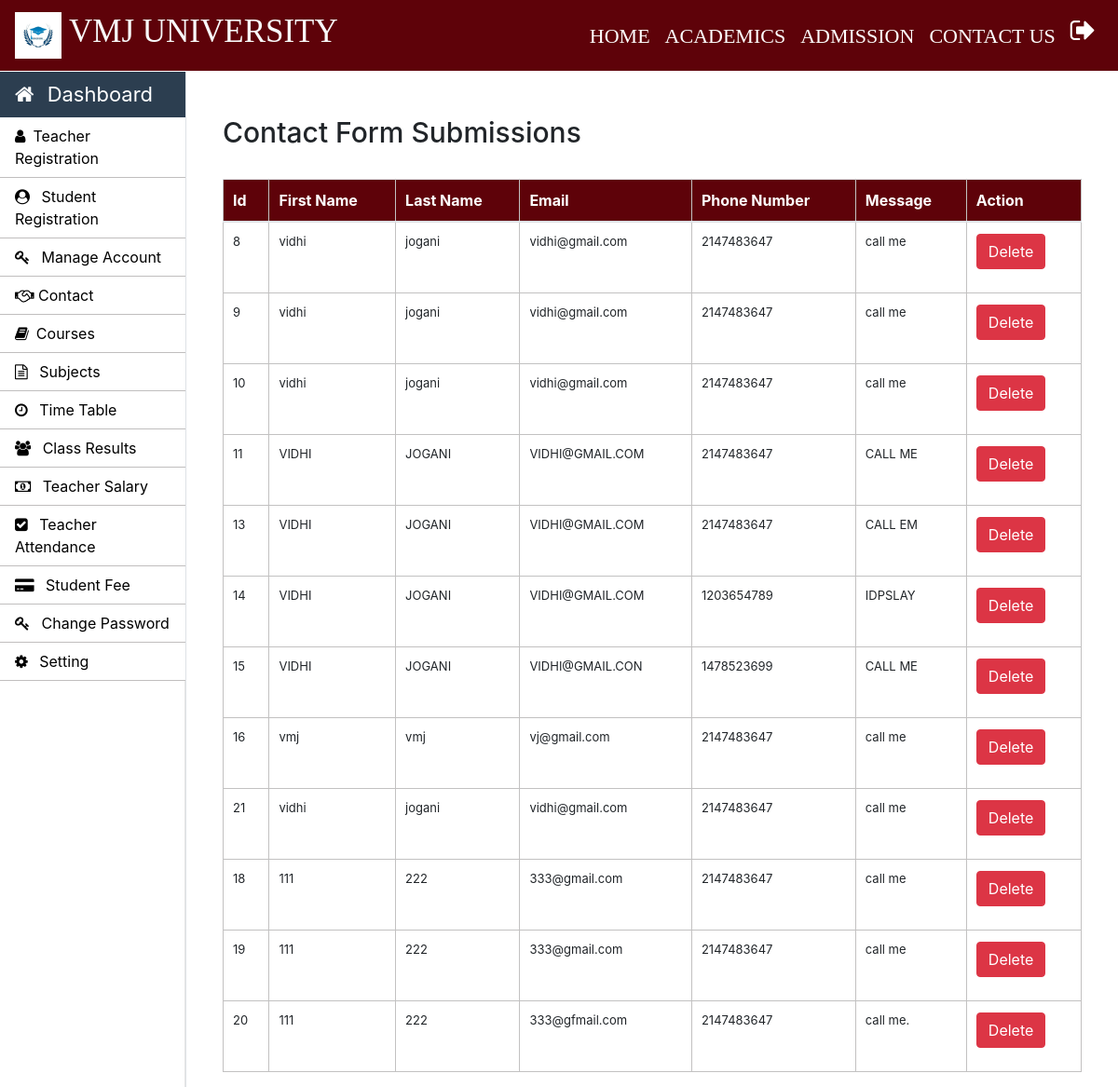
The page /admin/contact.php (signed in) on the database as committed earlier.
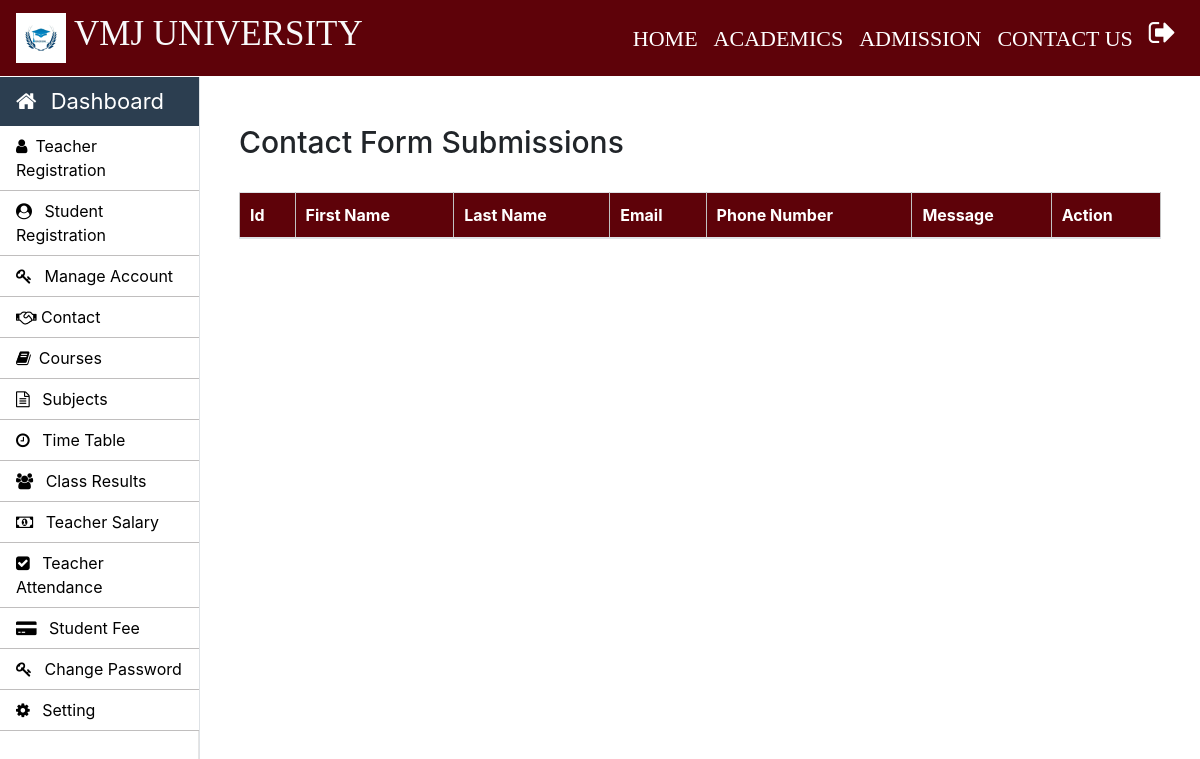
The same page on the database as committed later.
### tables this page shows
CREATE TABLE IF NOT EXISTS `contact` (
  `id` int NOT NULL AUTO_INCREMENT,
  `first_name` varchar(20) NOT NULL,
  `last_name` varchar(20) NOT NULL,
  `email` varchar(20) NOT NULL,
  `phone_number` int NOT NULL,
  `message` varchar(500) NOT NULL,
  PRIMARY KEY (`id`)
);

### common/helper.php (called while the page is built, shortened)
<?php
require_once dirname(__FILE__) . "/../connection/connection.php";
function getUniversityName($key) {
    global $con;
    $query = "SELECT `value` FROM `setting` WHERE `key` = ?";
    if ($stmt = mysqli_prepare($con, $query)) {
        mysqli_stmt_bind_param($stmt, "s", $key);
        mysqli_stmt_execute($stmt);
        mysqli_stmt_bind_result($stmt, $value);
        return ($value !== null) ? $value : "VMJ UNIVERSITY";
    } else {
        return null;
    }
}
function getUniversityLogo($key) {
    global $con;
    $query = "SELECT `value` FROM `setting` WHERE `key` = ?";
    if ($stmt = mysqli_prepare($con, $query)) {
        mysqli_stmt_bind_param($stmt, "s", $key);
        mysqli_stmt_execute($stmt);
        mysqli_stmt_bind_result($stmt, $value);
        return $value;
    } else {
        return null;
    }
}
?>

### admin/contact.php (the view, shortened to what this page needs)
<?php
    require_once "../connection/connection.php";
		 require_once "../common/helper.php";
    $query = "SELECT * FROM contact";
    $result = mysqli_query($con, $query);
?>
<!DOCTYPE html>
<html lang="en">
<head>
    <link rel="stylesheet" href="https://stackpath.bootstrapcdn.com/bootstrap/4.5.2/css/bootstrap.min.css">
</head>
<body>
    <?php include('../common/common-header.php') ?>
    <?php include('../common/admin-sidebar.php') ?>
    <main role="main" class="col-xl-10 col-lg-9 col-md-8 ml-sm-auto px-md-4 mb-2 w-100">
        <div class="container mt-5">
            <h2>Contact Form Submissions</h2>
            <br>
            <table class="table">
                <thead>
                    <tr>
                        <th>Id</th>
                        <th>First Name</th>
                        <th>Last Name</th>
                        <th>Email</th>
                        <th>Phone Number</th>
                        <th>Message</th>
                        <th>Action</th>
                    </tr>
                </thead>
                <tbody>
                    <?php
                    while ($row = mysqli_fetch_assoc($result)) {
                        echo "<tr>";
                        echo "<td>{$row['id']}</td>";
                        echo "<td>{$row['first_name']}</td>";
                        echo "<td>{$row['last_name']}</td>";
                        echo "<td>{$row['email']}</td>";
                        echo "<td>{$row['phone_number']}</td>";
                        echo "<td>{$row['message']}</td>";
                        echo "<td><form method='post'><input type='hidden' name='id' value='{$row['id']}'><button type='submit' name='delete_btn' class='btn btn-danger'>Delete</button></form></td>";
                        echo "</tr>";
                    }
                    ?>
                </tbody>
            </table>
        </div>
    </main>
</body>
</html>

### common/common-header.php (shortened to what this page needs)
<?php
	require_once "../common/helper.php";
	$universityLogo = getUniversityLogo('University_logo');
?>
<!doctype html>
<html lang="en">
	<head>
      <link rel="stylesheet" type="text/css" href="../bootstrap/css/bootstrap.min.css">
      <link rel="stylesheet" type="text/css" href="../css/footer.css">
      <link rel="stylesheet" type="text/css" href="../css/style.css">
    <link rel="stylesheet" href="https://stackpath.bootstrapcdn.com/font-awesome/4.7.0/css/font-awesome.min.css">
  </head>
  <body>
    <nav class="navbar navbar-expand-lg navbar-dark header-back sticky-top header-navbar-fonts">
      <a class="navbar-brand d-flex align-items-center" href="../index.php">
        <img src="<?php echo $universityLogo; ?>" class="logo-image" width="50" height="50">
        <h3 class="text-light text-uppercase ml-2"><?php echo getUniversityName('University_name'); ?></h3>
      </a>
      <div class="collapse navbar-collapse" id="navbarNavDropdown">
        <ul class="navbar-nav ml-auto">
          <li class="nav-item active">
            <a class="nav-link" href="../index.php">HOME<span class="sr-only">(current)</span></a>
          </li>
          <li class="nav-item active">
            <a class="nav-link" href="../academics.php">ACADEMICS<span class="sr-only">(current)</span></a>
          </li>
          <li class="nav-item active">
            <a class="nav-link" href="../admission.php">ADMISSION<span class="sr-only">(current)</span></a>
          </li>
          <li class="nav-item active">
            <a class="nav-link" href="../contactus.php">CONTACT US<span class="sr-only">(current)</span></a>
          </li>
          <li class="nav-item active">
            <a class="nav-link" href="../login/logout.php"><i class="fa fa-sign-out text-white fa-lg" aria-hidden="true"></i><span class="sr-only">(current)</span></a>
          </li>
        </ul>
      </div>
    </nav>

### common/admin-sidebar.php (shortened to what this page needs)
    <nav id="sidebarMenu" class="">
			<div class="col-xl-2 col-lg-3 col-md-4 sidebar position-fixed border-right">
        <div class="sidebar-header">
          <div class="nav-item">
              <a class="nav-link text-white" href="../admin/admin-index.php">
                  <i class="fa fa-home mr-2" aria-hidden="true"></i> Dashboard
              </a>
          </div>
        </div>
        <ul class="nav flex-column">
          <li class="nav-item">
            <a class="nav-link" href="../admin/teacher.php">
              <i class="fa fa-user mr-2" aria-hidden="true"></i>Teacher Registration
            </a>
		      </li>
          <li class="nav-item">
            <a class="nav-link" href="../admin/student.php">
              <i class="fa fa-user-circle mr-2" aria-hidden="true"></i> Student Registration
            </a>
          </li>
          <li class="nav-item">
            <a class="nav-link" href="../admin/manage-accounts.php">
              <i class="fa fa-key mr-2" aria-hidden="true"></i> Manage Account
            </a>
          </li>
          <li class="nav-item">
    <a class="nav-link" href="../admin/contact.php">
        <i class="fa fa-handshake-o" aria-hidden="true"></i> Contact
    </a>
</li>
          <li class="nav-item">
            <a class="nav-link" href="../admin/courses.php">
              <i class="fa fa-book mr-2" aria-hidden="true"></i>Courses
            </a>
          </li>
          <li class="nav-item">
            <a class="nav-link" href="../admin/subjects.php">
              <i class="fa fa-file-text-o mr-2" aria-hidden="true"></i> Subjects
            </a>
          </li>
          <li class="nav-item">
            <a class="nav-link" href="../admin/time-table.php">
               <i class="fa fa-clock-o mr-2" aria-hidden="true"></i> Time Table
            </a>
		  </li>
          <li class="nav-item">
            <a class="nav-link" href="../admin/class-result.php">
              <i class="fa fa-users mr-2" aria-hidden="true"></i> Class Results
            </a>
          </li>
          <li class="nav-item">
            <a class="nav-link" href="../admin/teacher-salary.php">
              <i class="fa fa-money mr-2" aria-hidden="true"></i> Teacher Salary
            </a>
          </li>
          <li class="nav-item">
            <a class="nav-link" href="../admin/teacher-attendance.php">
              <i class="fa fa-check-square mr-2" aria-hidden="true"></i> Teacher Attendance
            </a>
          </li>
          <li class="nav-item">
            <a class="nav-link" href="../admin/student-fee.php">
              <i class="fa fa-credit-card-alt mr-2" aria-hidden="true"></i> Student Fee
            </a>
          </li>
          <li class="nav-item">
            <a class="nav-link" href="../admin/admin-password.php">
              <i class="fa fa-key mr-2" aria-hidden="true"></i> Change Password
            </a>
          </li>
		  <li class="nav-item">
            <a class="nav-link" href="../admin/setting.php">
              <i class="fa fa-cog mr-2" aria-hidden="true"></i> Setting
            </a>
          </li>
        </ul>
      </div>
    </nav>

### css/footer.css (style rules this page uses)
.footer-top h2,h3 { color: #fff; }

### css/style.css (style rules this page uses)
h2 { font-size: 30px; }
h3 { font-size: 25px; }
.header-back { background: #5e0209; }
.header-navbar-fonts { font-family: Cambria, Cochin, Georgia, Times, 'Times New Roman', serif; }
.header-navbar-fonts h3 { font-size: 35px !important; }
.header-navbar-fonts ul li a { font-size: 22px !important; }
.sidebar { padding: 0; margin-top: 1px; height: 100%; box-shadow: inset -1px 0 0 rgba(0, 0, 0, .1); background-color: #fff; }
.sidebar-header { background: #2c3e50; font-size: 22px !important; }
.sidebar ul { background-color: #ffffff; }
.sidebar ul li { border-bottom: 1px solid rgb(192, 190, 190); }
.sidebar ul li a { font-size: 16px !important; color: black; }
.table-elements tr, td, th { font-size: 13px; border: 1px solid rgb(194, 193, 193); padding-left: 10px !important; }
.table-font-for-transcript td, th { font-size: 16px !important; }

### admin/contact.php (style rules this page uses)
table.table thead tr th { background: #5e0209; color:white; }

Rows that differ between the two databases and show on the page:
removed contact: id "8", first_name "vidhi", last_name "jogani", email "vidhi@gmail.com", phone_number "2147483647", message "call me"
removed contact: id "9", first_name "vidhi", last_name "jogani", email "vidhi@gmail.com", phone_number "2147483647", message "call me"
removed contact: id "10", first_name "vidhi", last_name "jogani", email "vidhi@gmail.com", phone_number "2147483647", message "call me"
removed contact: id "11", first_name "VIDHI", last_name "JOGANI", email "VIDHI@GMAIL.COM", phone_number "2147483647", message "CALL ME"
removed contact: id "13", first_name "VIDHI", last_name "JOGANI", email "VIDHI@GMAIL.COM", phone_number "2147483647", message "CALL EM"
removed contact: id "14", first_name "VIDHI", last_name "JOGANI", email "VIDHI@GMAIL.COM", phone_number "1203654789", message "IDPSLAY"
removed contact: id "15", first_name "VIDHI", last_name "JOGANI", email "VIDHI@GMAIL.CON", phone_number "1478523699", message "CALL ME"
removed contact: id "16", first_name "vmj", last_name "vmj", email "vj@gmail.com", phone_number "2147483647", message "call me"
removed contact: id "21", first_name "vidhi", last_name "jogani", email "vidhi@gmail.com", phone_number "2147483647", message "call me"
removed contact: id "18", first_name "111", last_name "222", email "333@gmail.com", phone_number "2147483647", message "call me"
removed contact: id "19", first_name "111", last_name "222", email "333@gmail.com", phone_number "2147483647", message "call me"
removed contact: id "20", first_name "111", last_name "222", email "333@gfmail.com", phone_number "2147483647", message "call me."
